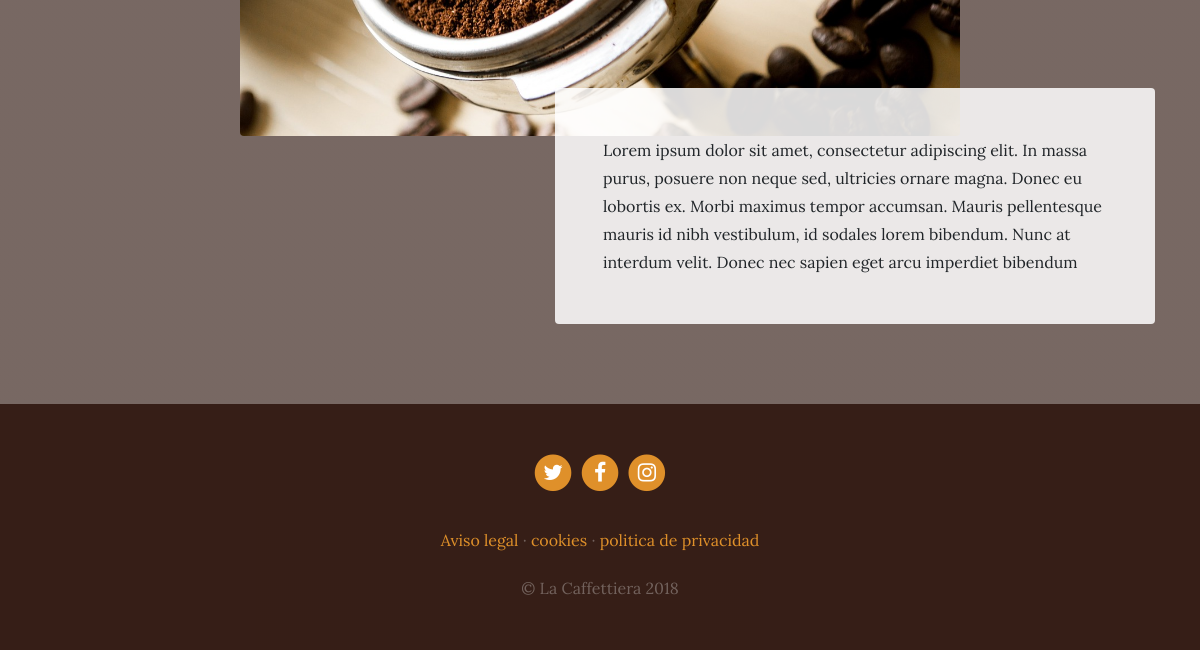
Before: /services/services/ (lower part) with the older database file.
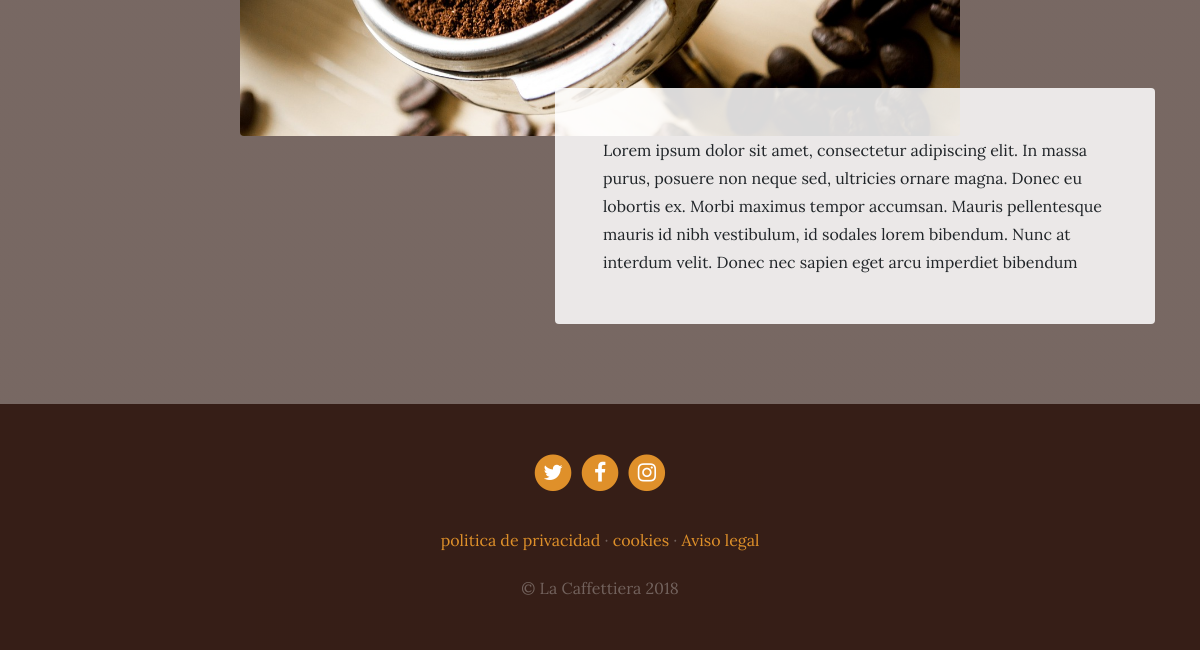
After: the same page with the newer database file.
### services/models.py (models this page shows, shortened)
class Service(models.Model):
    title = models.CharField(max_length=200, verbose_name="titulo")
    subtitle = models.CharField(max_length=200, verbose_name="subtitulo")
    content = RichTextField(verbose_name="contenido")
    image = models.ImageField(verbose_name="imagen", upload_to="services")
    created = models.DateTimeField(
        auto_now_add=True, verbose_name="fecha de creacion")
    updated = models.DateTimeField(
        auto_now=True, verbose_name="fecha de edicion")
    class Meta:
        verbose_name = "servicio"
        verbose_name_plural = "servicios"
        ordering = ['-created']

### pages/models.py (models this page shows, shortened)
class Page(models.Model):
    title = models.CharField(verbose_name="Título", max_length=200)
    content = RichTextField(verbose_name="Contenido")
    order = models.SmallIntegerField(verbose_name="Orden", default=0)
    created = models.DateTimeField(
        auto_now_add=True, verbose_name="fecha de creacion")
    updated = models.DateTimeField(
        auto_now=True, verbose_name="fecha de edicion")
    class Meta:
        verbose_name = "página"
        verbose_name_plural = "páginas"
        ordering = ['order', 'title']

### services/views.py (the view)
# urls.py: path('services/', views.services, name="services"),
def services(request):
    services = Service.objects.all()
    return render(request, 'services/services.html', {'services': services})

### pages/templatetags/pages_extras.py (called while the page is built)
@register.simple_tag
def get_page_list():
    pages = Page.objects.all()
    return pages

### social/processors.py (called while the page is built)
def ctx_dict(request):
    ctx = {}
    links = Link.objects.all()
    for link in links:
        ctx[link.key] = link.url
    return ctx

### services/templates/services/services.html (shortened to what this page needs)
{% extends 'core/base.html' %}
{% load static %}
{% block content %}
{% for service in services %}
  <section class="page-section">
    <div class="container">
      <div class="product-item">
        <img class="product-item-img mx-auto d-flex rounded img-fluid mb-3 mb-lg-0" src="{{service.image.url}}" alt="">
        <div class="product-item-description d-flex ml-auto">
          <div class="bg-faded p-5 rounded">
            <p class="mb-0">{{service.content}}</p>
          </div>
        </div>
      </div>
    </div>
  </section>
{% endfor %}
{% endblock %}

### core/templates/core/base.html (shortened to what this page needs)
<!DOCTYPE html>
<html lang="es">
  <head>
    {% load static %}
    <link href="{% static 'core/vendor/bootstrap/css/bootstrap.min.css' %}" rel="stylesheet">
    <link href="{% static 'core/vendor/font-awesome/css/font-awesome.min.css' %}" rel="stylesheet" type="text/css">
    <link href="{% static 'core/css/business-casual.css' %}" rel="stylesheet">
  </head>
  <body>
    {% block content %} {% endblock %}
    <footer class="footer text-faded text-center py-5">
      <div class="container">
        <p class="m-0">
          {% if LINK_TWITTER %}
	        <a href="{{LINK_TWITTER}}" class="link">
	          <span class="fa-stack fa-lg">
	            <i class="fa fa-circle fa-stack-2x"></i>
	            <i class="fa fa-twitter fa-stack-1x fa-inverse"></i>
	          </span>
	        </a>
          {% endif %}
          {% if LINK_FACEBOOK %}
	        <a href="{{LINK_FACEBOOK}}" class="link">
	          <span class="fa-stack fa-lg">
	            <i class="fa fa-circle fa-stack-2x"></i>
	            <i class="fa fa-facebook fa-stack-1x fa-inverse"></i>
	          </span>
	        </a>
          {% endif %}
          {% if LINK_INSTAGRAM %}
	        <a href="{{LINK_INSTAGRAM}}" class="link">
	          <span class="fa-stack fa-lg">
	            <i class="fa fa-circle fa-stack-2x"></i>
	            <i class="fa fa-instagram fa-stack-1x fa-inverse"></i>
	          </span>
	        </a>
          {% endif %}
	    </p>
        <p class="m-0 mbt">
          {% load pages_extras %}
          {% get_page_list as page_list %}
          {% for page in page_list %}
          <a href="{% url 'page' page.id page.title|slugify %}" class="link">{{page.title}}</a> {% if not forloop.last%}·{% endif %}
          {% endfor%}
		</p>
        <p class="m-0 mbt1">&copy; La Caffettiera 2018</p>
      </div>
	</footer>
  </body>
</html>

### core/static/core/css/business-casual.css (style rules this page uses)
body { font-family: 'Lora'; background: linear-gradient(rgba(47, 23, 15, 0.65), rgba(47, 23, 15, 0.65)), url("../img/bg.jpg"); background-attachment: fixed; background-position: center; background-size: cover; }
p { line-height: 1.75; }
.text-faded { color: rgba(255, 255, 255, 0.3); }
.page-section { margin-top: 5rem; margin-bottom: 5rem; }
.bg-faded { background-color: rgba(255, 255, 255, 0.85); }
@media (min-width: 992px) { .product-item .product-item-img { position: relative; z-index: 0; max-width: 60vw; } }
@media (min-width: 992px) { .product-item .product-item-description { position: relative; z-index: 1; margin-top: -3rem; max-width: 50vw; } }
.footer { background-color: rgba(47, 23, 15, 0.9); }
.mbt { padding-top: 2rem; }
.mbt1 { padding-top: 1.25rem; }
a.link { color: #df902a; }

Changed rows visible on the page:
changed Page "politica de privacidad": now shows "·"; moves up the list
changed Page "cookies": moves down the list
changed Page "Aviso legal": no longer shows "·"
